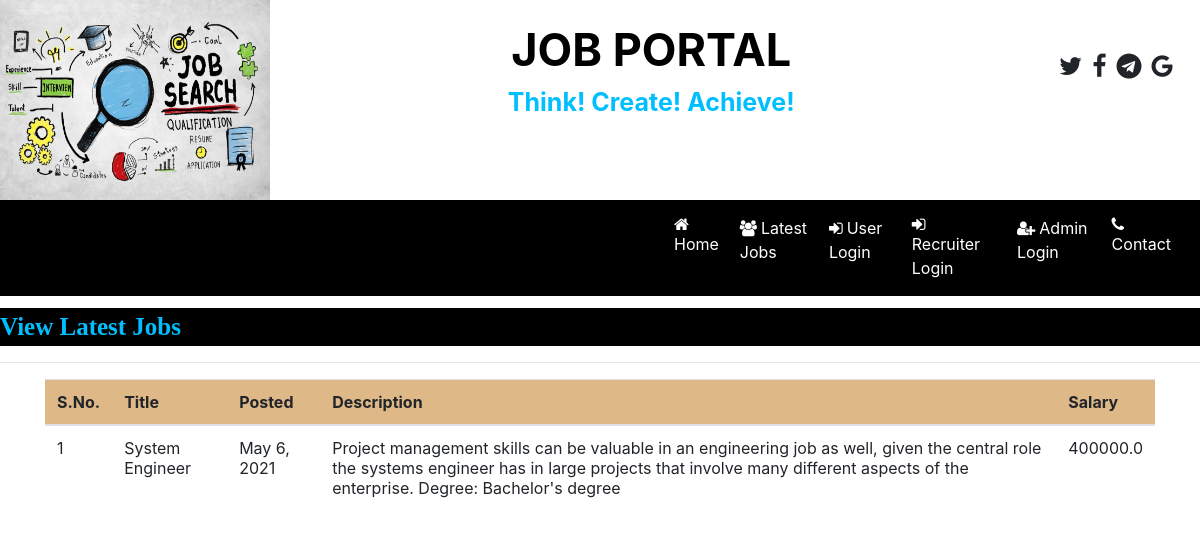
The app's page /LatestJobs with its own data.
### job/models.py (models this page shows, shortened)
class Job(models.Model):
    recruiter = models.ForeignKey(Recruiter, on_delete=models.CASCADE)
    start_date = models.DateField()
    end_date = models.DateField()
    title = models.CharField(max_length=20)
    salary = models.FloatField(max_length=20)
    image = models.FileField()
    description = models.CharField(max_length=150)
    experience = models.CharField(max_length=20)
    location = models.CharField(max_length=100)
    skills = models.CharField(max_length=100)
    creationdate = models.DateField()
    link=models.CharField(max_length=100,null=True)

### job/views.py (the view)
# urls.py: path('LatestJobs',LatestJobs,name="LatestJobs")
def LatestJobs(request):
    obj=Job.objects.all()[:5]
    return render(request,"LatestJobs.html",{"obj":obj})

### job/templates/LatestJobs.html
{% load static %}
{% block body %}
{% include 'navigation.html' %}
<marquee style="font-family:'Monotype times of roman'; font-size:25px; color:#00BFFF; background-color:black; margin-top:1%; font-weight:bold">
    View Latest Jobs
</marquee>
<hr>
<div class="container">
<table class="table table-hover" id="example">
    <thead>
    <tr style="background-color : #DEB887">
        <th>S.No.</th>
        <th>Title</th>
        <th>Posted </th>
        <th>Description</th>
        <th>Salary</th>
    </tr>
    </thead>
    <tbody>
            {% for x in obj %}
                    <tr>
                        <td>{{forloop.counter}}</td>
                        <td>{{x.title}}</td>
                         <td>{{x.creationdate}}</td>
                        <td>{{x.description}}</td>
                        <td>{{x.salary}}</td>
                    </tr>
            {% endfor %}
    </tbody>
</table>
</div>
{% endblock %}

### records on screen
Job: title "System Engineer", creationdate "May 6, 2021", description "Project management skills can be valuable in an engineering job as well, given the central role the systems engineer has in large projects that involve many different aspects of the enterprise. Degree: Bachelor's degree", salary "400000.0"
